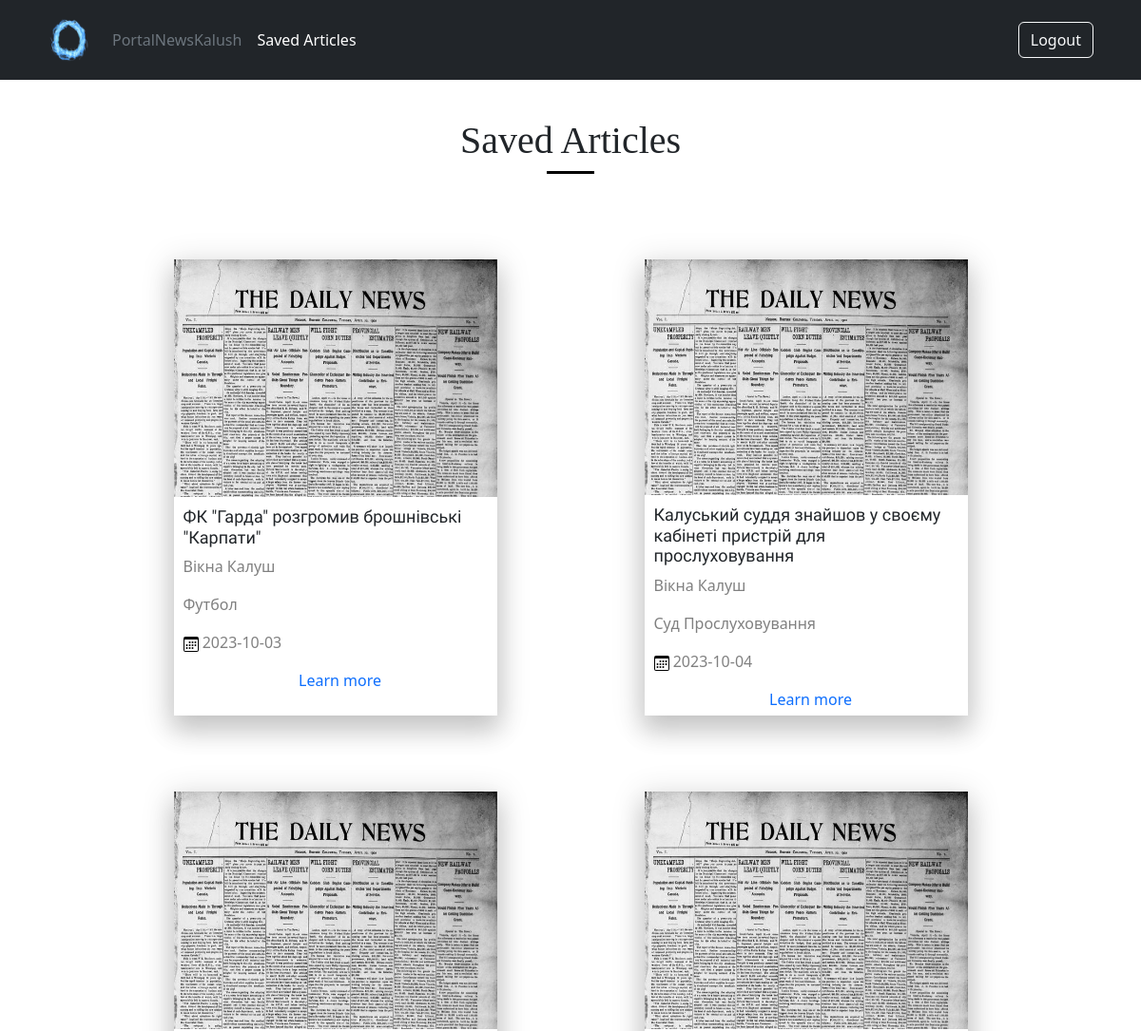
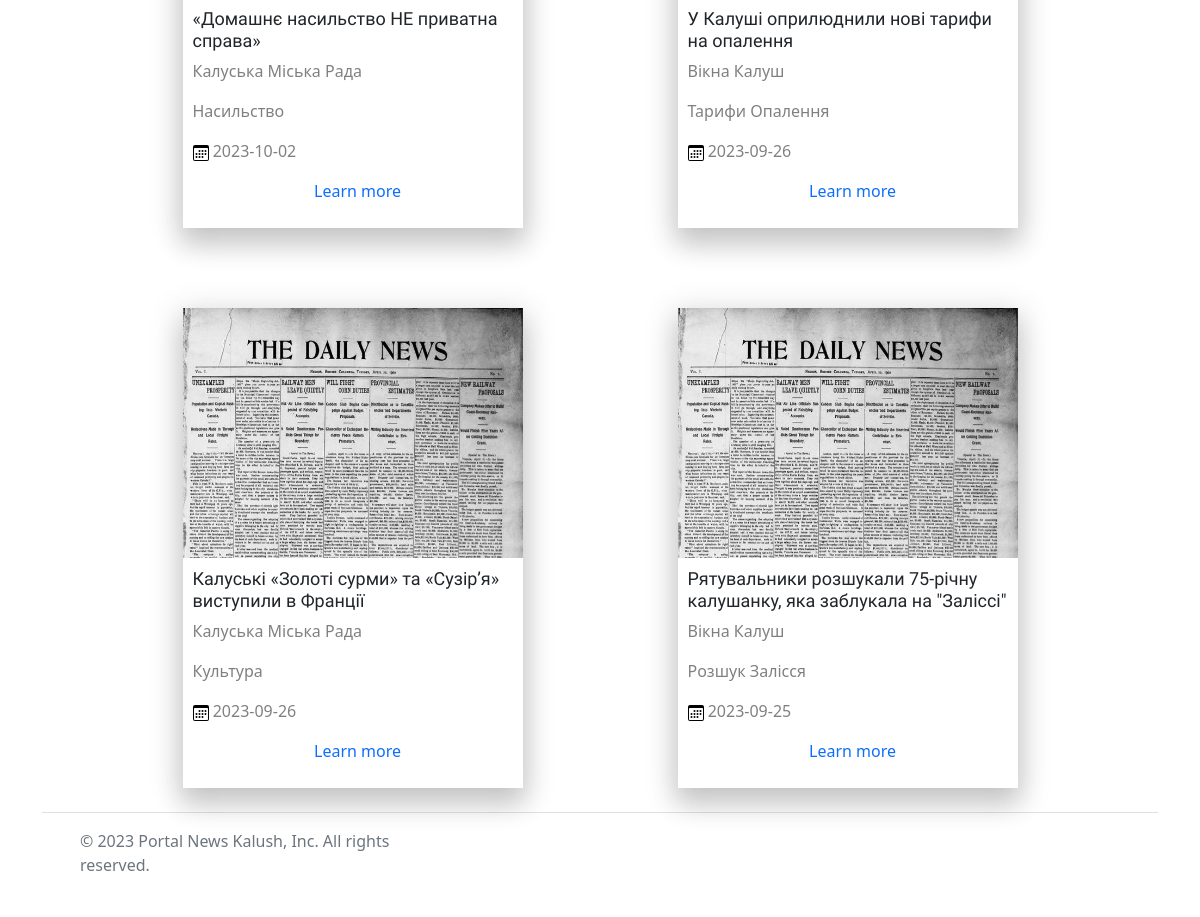
The page /saved_articles (signed in) on the database its author committed (2 pictures, top to bottom).
### main.py (models this page shows)
class SavedArticle(db.Model):
    id = db.Column(db.Integer, primary_key=True)
    user_id = db.Column(db.Integer, db.ForeignKey('users.id'), nullable=False)
    article_id = db.Column(db.Integer, db.ForeignKey('articles.id'), nullable=False)
    article = db.relationship('Article', foreign_keys=[article_id])

class Article(db.Model):
    __tablename__ = 'articles'
    id = db.Column(db.Integer, primary_key=True)
    title = db.Column(db.String(300), nullable=False)
    author = db.Column(db.String(100), nullable=False)
    date_published = db.Column(db.DateTime, nullable=False)
    tags = db.Column(db.String(100), nullable=False)
    content = db.Column(db.Text, nullable=False)
    photo = db.Column(db.String(255))

### main.py (the view)
@app.route('/saved_articles')
@login_required
def saved_articles():
    saved_articles = SavedArticle.query.filter_by(user_id=current_user.id).all()
    return render_template('saved_articles.html', saved_articles=saved_articles)

### main.py (called while the page is built)
@login_manager.user_loader
def load_user(user_id):
    return Users.query.get(int(user_id))

### templates/saved_articles.html (shortened to what this page needs)
{% extends 'base.html' %}
{% block body %}
<h1 class="last_news">Saved Articles</h1>
<p class="line__"></p>
<div class="container__">
    {% for saved_article in saved_articles %}
        <div class="news-card">
            <img class="img__img" src="/static/images/daily_news.png" alt="">
            <h4 class="name_title">{{ saved_article.article.title }}</h4>
            <p class="gray__text">{{ saved_article.article.author }}</p>
            <p class="gray__text">{{ saved_article.article.tags }}</p>
            <p class="gray__text"><img src="/static/images/calendar3.svg" alt="">     {{ saved_article.article.date_published.strftime('%Y-%m-%d') }}</p>
            <div class="bot__">
                <a class="learn__more" href="{{ url_for('article', article_id=saved_article.article.id) }}">Learn more</a>
            </div>
        </div>
    {% endfor %}
</div>
{% endblock %}

### static/css/style.css (style rules this page uses)
.line__ { border-bottom: 3px solid #000000; width: 50px; margin: 5px auto 5px auto; }
.container__ { width: 80%; margin: 40px auto auto auto; display: flex; flex-wrap: wrap; justify-content: space-between; gap: 30px; }
.last_news { font-family: 'Young Serif', serif; text-align: center; margin-top: 40px; }
.gray__text { color: gray; font-size: 16px; padding-left: 10px; }
.img__img { width: 100%; height: 250px; }
.name_title { font-family: 'Ubuntu Condensed', sans-serif; padding-top: 10px; padding-left: 10px; padding-right: 10px; font-size: 18px; flex: 0; }
.learn__more { text-decoration: none; padding-left: 10px; transition: 0.3s; }
.bot__ { display: flex; justify-content: space-around; }
.news-card { height: 480px; min-height: 480px; width: 340px; min-width: 340px; box-shadow: 0 16px 24px 2px rgba(0, 0, 0, 0.14), 0 6px 30px 5px rgba(0, 0, 0, 0.12), 0 8px 10px -15px rgba(0, 0, 0, 0.12); padding-bottom: 5px; margin-top: 50px; margin-left: auto; margin-right: auto; display: flex; flex-direction: column; }

### rows shown on the page
SavedArticle: article "ФК \"Гарда\" розгромив брошнівські \"Карпати\"", article.author "Вікна Калуш", article.tags "Футбол", article.date_published "2023-10-03"
SavedArticle: article "Калуський суддя знайшов у своєму кабінеті пристрій для прослуховування", article.author "Вікна Калуш", article.tags "Суд Прослуховування", article.date_published "2023-10-04"
SavedArticle: article "«Домашнє насильство НЕ приватна справа»", article.author "Калуська Міська Рада", article.tags "Насильство", article.date_published "2023-10-02"
SavedArticle: article "У Калуші оприлюднили нові тарифи на опалення", article.author "Вікна Калуш", article.tags "Тарифи Опалення", article.date_published "2023-09-26"
SavedArticle: article "Калуські «Золоті сурми» та «Сузір’я» виступили в Франції", article.author "Калуська Міська Рада", article.tags "Культура", article.date_published "2023-09-26"
SavedArticle: article "Рятувальники розшукали 75-річну калушанку, яка заблукала на \"Заліссі\"", article.author "Вікна Калуш", article.tags "Розшук Залісся", article.date_published "2023-09-25"
